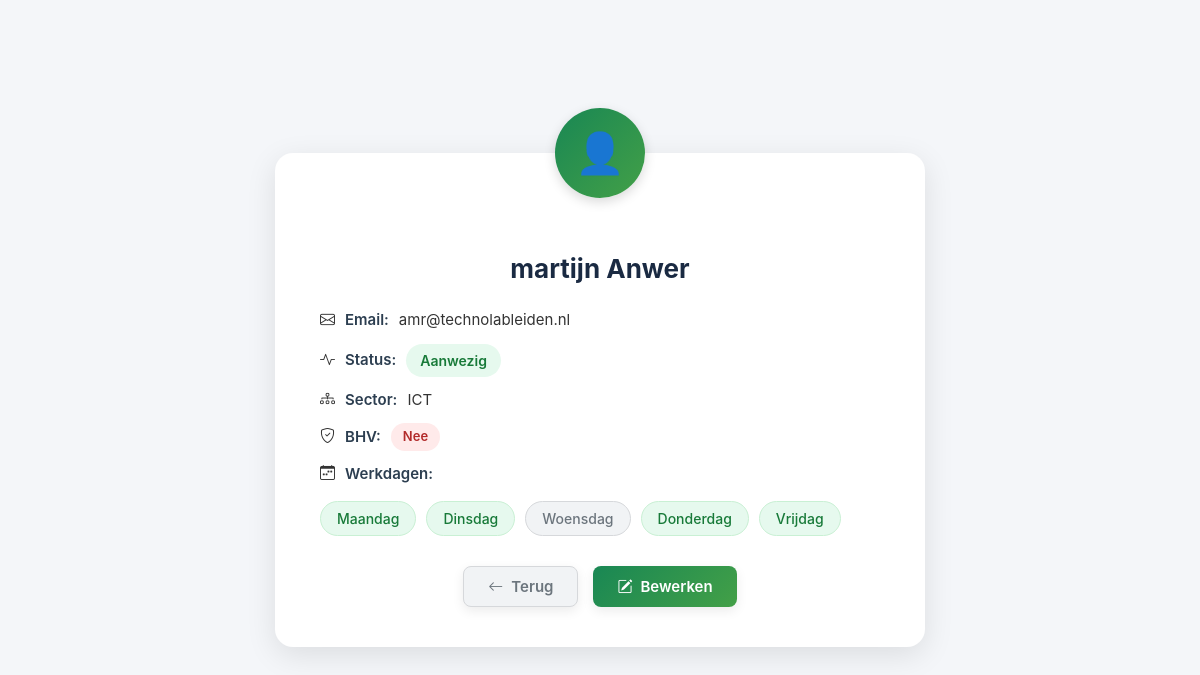
Screenshot of /details.php?id=38 with the database file from the repository.
### tables this page shows
CREATE TABLE `werknemers` (
  `id` int(11) NOT NULL,
  `voornaam` varchar(50) NOT NULL,
  `tussenvoegsel` varchar(20) DEFAULT NULL,
  `achternaam` varchar(50) NOT NULL,
  `email` varchar(100) NOT NULL,
  `werkdag_ma` tinyint(1) DEFAULT 0,
  `werkdag_di` tinyint(1) DEFAULT 0,
  `werkdag_wo` tinyint(1) DEFAULT 0,
  `werkdag_do` tinyint(1) DEFAULT 0,
  `werkdag_vr` tinyint(1) DEFAULT 0,
  `sector` varchar(50) NOT NULL,
  `BHV` tinyint(1) DEFAULT 0,
  `status` enum('Ziek','Aanwezig','Op de school','Afwezig','Eefetjes Afwezig') DEFAULT 'Aanwezig',
  `status_ma` enum('Aanwezig','Afwezig','Ziek','Op de school','Eefetjes Afwezig') DEFAULT 'Afwezig',
  `status_di` enum('Aanwezig','Afwezig','Ziek','Op de school','Eefetjes Afwezig') DEFAULT 'Afwezig',
  `status_wo` enum('Aanwezig','Afwezig','Ziek','Op de school','Eefetjes Afwezig') DEFAULT 'Afwezig',
  `status_do` enum('Aanwezig','Afwezig','Ziek','Op de school','Eefetjes Afwezig') DEFAULT 'Afwezig',
  `status_vr` enum('Aanwezig','Afwezig','Ziek','Op de school','Eefetjes Afwezig') DEFAULT 'Afwezig',
  `tijdelijk_tot` datetime DEFAULT NULL
);

### details.php (the view, shortened to what this page needs)
<?php
try {
    $db = new PDO("mysql:host=localhost;dbname=technolab-dashboard", "root", "");
    $db->setAttribute(PDO::ATTR_ERRMODE, PDO::ERRMODE_EXCEPTION);
} catch (PDOException $e) {
    die("Fout!: " . $e->getMessage());
}
$id = (int) $_GET['id'];
$stmt = $db->prepare("SELECT * FROM werknemers WHERE id = :id");
$stmt->execute([':id' => $id]);
$werknemer = $stmt->fetch(PDO::FETCH_ASSOC);
$volledigeNaam = $werknemer['voornaam'];
$volledigeNaam .= ' ' . $werknemer['achternaam'];
$dagen = [
    'ma' => 'Maandag',
    'di' => 'Dinsdag',
    'wo' => 'Woensdag',
    'do' => 'Donderdag',
    'vr' => 'Vrijdag'
];
?>
<!DOCTYPE html>
<html lang="nl">
<head>
    <link rel="stylesheet" href="css/details.css">
    <link href="https://cdn.jsdelivr.net/npm/bootstrap-icons@1.11.1/font/bootstrap-icons.css" rel="stylesheet">
</head>
<body>
    <div class="card">
        <h2><?= htmlspecialchars($volledigeNaam) ?></h2>
        <p><i class="bi bi-envelope"></i> <strong>Email:</strong> <?= htmlspecialchars($werknemer['email']) ?></p>
        <p>
            <i class="bi bi-activity"></i> <strong>Status:</strong>
            <span class="status
                <?= $werknemer['status'] === 'Aanwezig' ? 'status-aanwezig' : '' ?>
                <?= $werknemer['status'] === 'Afwezig' ? 'status-afwezig' : '' ?>
                <?= $werknemer['status'] === 'Ziek' ? 'status-ziek' : '' ?>
                <?= $werknemer['status'] === 'Eefetjes Afwezig' ? 'status-eefetjes' : '' ?>
            ">
                <?= htmlspecialchars($werknemer['status']) ?>
            </span>
        </p>
        <p><i class="bi bi-diagram-3"></i> <strong>Sector:</strong>
            <?= htmlspecialchars($werknemer['sector']) ?></p>
        <p>
            <i class="bi bi-shield-check"></i> <strong>BHV:</strong>
            <span class="bhv <?= $werknemer['BHV'] ? 'bhv-ja' : 'bhv-nee' ?>">
                <?= $werknemer['BHV'] ? 'Ja' : 'Nee' ?>
            </span>
        </p>
        <p><i class="bi bi-calendar-week"></i> <strong>Werkdagen:</strong></p>
        <div class="werkdagen">
            <?php foreach ($dagen as $afkorting => $naam): ?>
                <?php $isWerkdag = $werknemer['werkdag_' . $afkorting]; ?>
                <span class="werkdag <?= $isWerkdag ? 'active' : 'inactive' ?>">
                    <?= htmlspecialchars($naam) ?>
                </span>
            <?php endforeach; ?>
        </div>
        <div class="button-group">
            <a href="dagplanning.php" class="btn btn-back"><i class="bi bi-arrow-left"></i> Terug</a>
            <a href="update.php?id=<?= $werknemer['id'] ?>" class="btn btn-edit"><i class="bi bi-pencil-square"></i> Bewerken</a>
        </div>
    </div>
</body>
</html>

### css/details.css (style rules this page uses)
body { font-family: "Inter", "Segoe UI", Tahoma, sans-serif; margin: 0; background: #f4f6f9; display: flex; justify-content: center; align-items: center; min-height: 100vh; color: #333; }
.card { background: #fff; padding: 40px 45px; border-radius: 18px; box-shadow: 0 8px 30px rgba(0,0,0,0.1); max-width: 560px; width: 100%; text-align: center; position: relative; animation: fadeIn 0.5s ease-in-out; }
.card::before { content: "👤"; font-size: 40px; width: 90px; height: 90px; line-height: 90px; border-radius: 50%; background: linear-gradient(135deg, #198754, #43a047); color: #fff; font-weight: bold; position: absolute; top: -45px; left: 50%; transform: translateX(-50%); display: flex; align-items: center; justify-content: center; box-shadow: 0 4px 12px rgba(0,0,0,0.15); }
.card h2 { margin-top: 60px; font-size: 26px; color: #1a2a42; margin-bottom: 25px; font-weight: 700; }
.card p { margin: 12px 0; font-size: 15px; line-height: 1.5; text-align: left; display: flex; align-items: center; gap: 10px; }
.card strong { color: #2c3e50; font-weight: 600; }
.status { font-weight: 600; padding: 6px 14px; border-radius: 30px; font-size: 14px; }
.status-aanwezig { background: #e6f9ee; color: #187a39; }
.bhv { font-weight: 600; padding: 4px 12px; border-radius: 20px; font-size: 13px; }
.bhv-nee { background: #ffeaea; color: #b22a2a; }
.werkdagen { margin-top: 16px; display: flex; flex-wrap: wrap; gap: 10px; justify-content: flex-start; }
.werkdag { padding: 8px 16px; border-radius: 30px; font-size: 14px; font-weight: 500; transition: transform 0.2s ease, box-shadow 0.2s ease; cursor: default; }
.werkdag.active { background: #e6f9ee; color: #187a39; border: 1px solid #c9f0d4; }
.werkdag.inactive { background: #f1f3f5; color: #6c757d; border: 1px solid #d6d8db; }
.button-group { margin-top: 30px; display: flex; justify-content: center; gap: 15px; flex-wrap: wrap; }
.btn { padding: 10px 24px; border-radius: 8px; font-weight: 600; font-size: 15px; display: inline-flex; align-items: center; gap: 8px; text-decoration: none; transition: all 0.25s ease; box-shadow: 0 4px 12px rgba(0,0,0,0.08); }
.btn-back { background: #f1f3f5; color: #6c757d; border: 1px solid #d6d8db; }
.btn-edit { background: linear-gradient(135deg, #198754, #43a047); color: #fff; border: none; }

### rows the page displays
werknemers: volledigeNaam "martijn Anwer", email "amr@technolableiden.nl", status "Aanwezig", sector "ICT"

### other values shown
$naam "Maandag"
$naam "Dinsdag"
$naam "Woensdag"
$naam "Donderdag"
$naam "Vrijdag"
